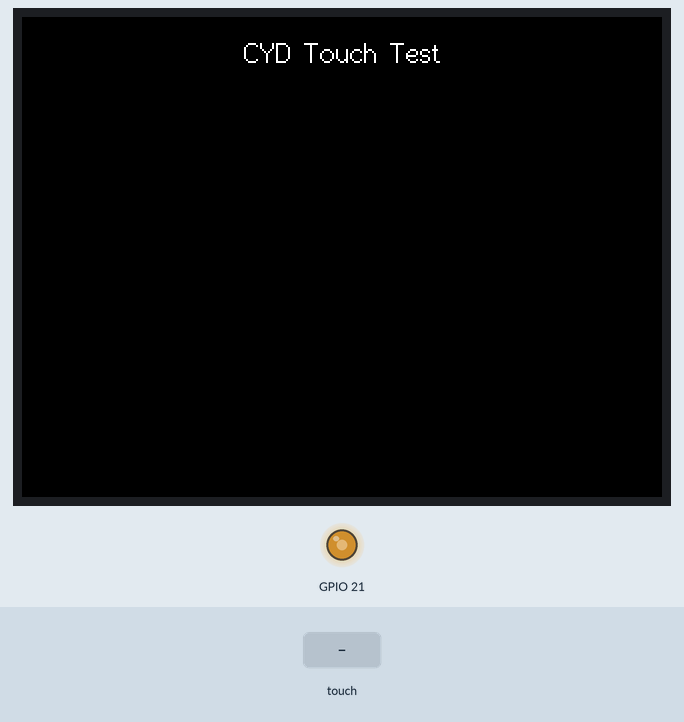
The sketch below on a simulated ESP32. Parts: 320×240 colour display, output pins drawn as LEDs (lit = HIGH). The inputs (shaded band) are chosen by the test bench. What the sketch prints to the serial monitor is not drawn.

Above: at 1.4 s.
1.5 s: touch panel pressed at 13 % / 10 % of its raw x / y range
3.0 s: touch panel pressed at 38 % / 10 % of its raw x / y range
Timing chart, 0 to 6.0 s (numbered marks = the images above; inputs shaded):
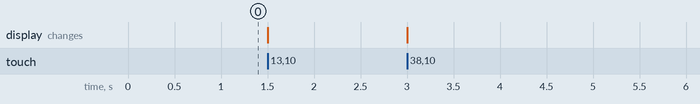

The sketch:

XPT2046_Display_WORK.ino
```cpp
/*
Board: ESP32-2432S028R CYD
Libraries: TFT_eSPI and XPT2046_Touchscreen
Rotation 1: Landscape (USB-C on the right)
Rotation 2: Portrait (USB-C at the top)
Rotation 3: Landscape (USB-C on the left)
Rotation 0: Portrait (USB-C at the bottom)
libraries/TFT_eSPI/User_Setup.h
#define ILI9341_2_DRIVER     // Alternative ILI9341 driver, see https://github.com/Bodmer/TFT_eSPI/issues/1172
#define TFT_MISO 12
#define TFT_MOSI 13
#define TFT_SCLK 14
#define TFT_CS   15
#define TFT_DC   2
#define TFT_RST  -1
#define TFT_WIDTH  240
#define TFT_HEIGHT 320
#define SPI_FREQUENCY 27000000
*/

#include <SPI.h>
#include <TFT_eSPI.h>             // Graphics library
#include <XPT2046_Touchscreen.h>  // Touch library

// 1. Define Touch Pins (Separate from Display)
#define XPT2046_CS 33
#define XPT2046_CLK 25
#define XPT2046_MISO 39
#define XPT2046_MOSI 32

// 2. Objects for both systems
TFT_eSPI tft = TFT_eSPI();
SPIClass touchSPI = SPIClass(VSPI);
XPT2046_Touchscreen touch(XPT2046_CS);

void setup() {
  Serial.begin(115200);
  pinMode(21, OUTPUT);
  // Set up PWM for the backlight
  ledcAttach(21, 5000, 8);  // Pin 21, 5kHz frequency, 8-bit resolution
  ledcWrite(21, 150);       // Set brightness (0-255)
  //digitalWrite(21, HIGH); // Full brgithness

  // Initialize Display
  tft.init();
  tft.invertDisplay(true); // Changes white back to black, etc.
  tft.setRotation(3);
  tft.fillScreen(TFT_BLACK);
  tft.drawCentreString("CYD Touch Test", 160, 10, 2);

  // Initialize Touch SPI (This avoids the conflict)
  touchSPI.begin(XPT2046_CLK, XPT2046_MISO, XPT2046_MOSI, XPT2046_CS);
  touch.begin(touchSPI);
  touch.setRotation(3);  // Match screen rotation

  Serial.println("Setup Complete. Draw on the screen!");
}

void loop() {
  if (touch.touched()) {
    TS_Point p = touch.getPoint();

    // 3. Mapping Raw values to Pixels
    // Based on your test values (~1600/2000), these ranges are safe
    // USBC on the left rotation=1
    // int16_t x = map(p.x, 200, 3700, 320, 0);
    // int16_t y = map(p.y, 240, 3800, 240, 0);

    // USBC on the right rotation=3
    int16_t x = map(p.x, 200, 3700, 0, 320);
    int16_t y = map(p.y, 240, 3800, 0, 240);

    // 4. Draw on screen (Confirms no conflict)
    tft.fillCircle(x, y, 2, TFT_YELLOW);
    Serial.printf("X:%d  Y:%d\n", x, y);
  }
}
```
